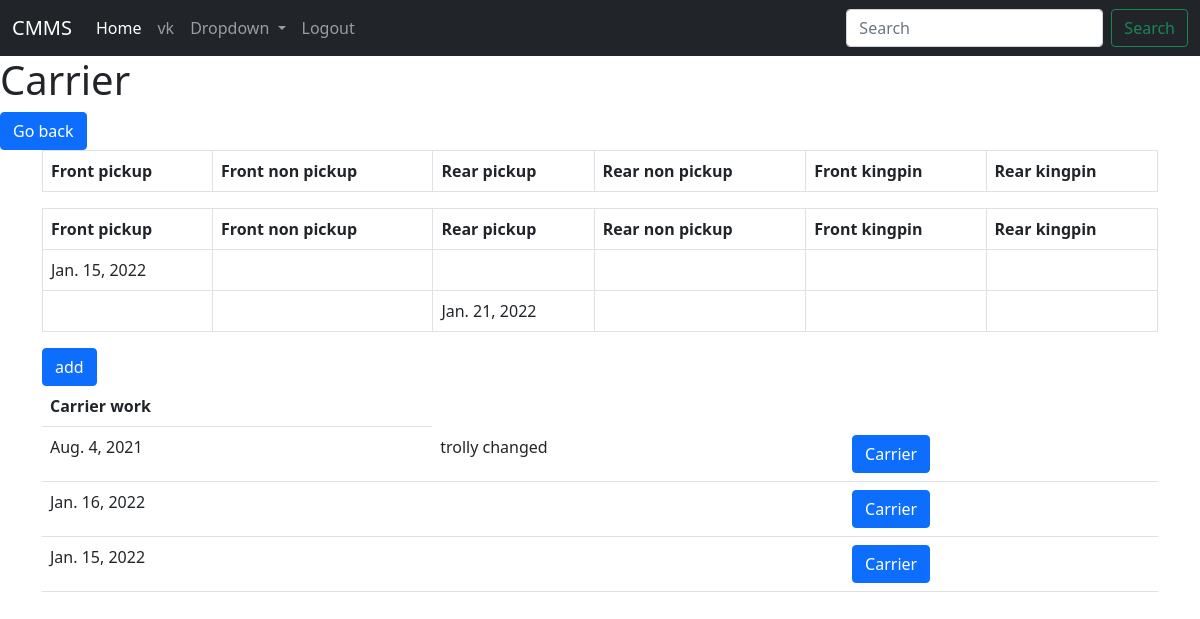
The app's page /history/list/1 (signed in) with its own data.
### history/models.py (models this page shows, shortened)
class Carrier(models.Model):
    carrier_num = models.ForeignKey(Carrier_number,default=1, on_delete=models.SET_DEFAULT)
    created = models.DateTimeField(auto_now_add=True)
    work_done = models.TextField(blank=True)
    changed_date = models.DateField()
    carrier_slug = models.SlugField(max_length=100, default=1 )
    front_pickup_trolly = models.DateField(null=True, blank=True)
    front_rear_trolly = models.DateField(null=True, blank=True)
    rear_pickup_trolly = models.DateField(null=True, blank=True)
    rear_nonpickup_trolly = models.DateField(null=True, blank=True)
    front_kingpin = models.DateField(null=True, blank=True)
    rear_kingpin = models.DateField(null=True, blank=True)

### history/views.py (the view, shortened to what this page needs)
# urls.py: path('list/<int:carrier_num>', CarrierView.as_view(), name='carrier'),
class CarrierView(ListView):
    model = Carrier
    template_name = 'carrier.html'
    context_object_name = 'carrier'
    def get_queryset(self):
        return Carrier.objects.filter(carrier_num=self.kwargs['carrier_num'])

### history/models.py (called while the page is built)
    def __str__(self):
        return str(self.carrier_num)

### history/templates/carrier.html
{% extends "main.html"%}
{% block content%}
<h1> Carrier {{carrier_num}} </h1>
<a class = "btn btn-primary" href="{{request.META.HTTP_REFERER}}">Go back</a>
<div class="container">
    {% for carrier in object_list %}
        {%if carrier.front_pickup_trolly != null or carrier.front_rear_trolly != null or carrier.rear_pickup_trolly != null or carrier.rear_rear_trolly != null or carrier.front_kingpin != null or carrier.rear_kingpin != null%}
    <table class="table table-bordered table-hover">
        <thead>
            <tr>
                <th scope="col">Front pickup</th>
                <th scope="col">Front non pickup</th>
                <th scope="col">Rear pickup</th>
                <th scope="col">Rear non pickup</th>
                <th scope="col">Front kingpin</th>
                <th scope="col">Rear kingpin</th>
            </tr>
        </thead>
        {%endif%}
        {%endfor%}
        <tbody>
            {% for carrier in object_list %}
                {%if carrier.front_pickup_trolly != null or carrier.front_rear_trolly != null or carrier.rear_pickup_trolly != null or carrier.rear_rear_trolly != null or carrier.front_kingpin != null or carrier.rear_kingpin != null%}
                    <tr>
                    <td>{%if carrier.front_pickup_trolly != null %}{{carrier.front_pickup_trolly}}{%endif %}</td>
                    <td>{% if carrier.front_rear_trolly != null %}{{carrier.front_rear_trolly}}{%endif%}</td>
                    <td>{%if carrier.rear_pickup_trolly != null%}{{carrier.rear_pickup_trolly}}{%endif%}</td>
                    <td>{%if carrier.rear_nonpickup_trolly != null%}{{carrier.rear_nonpickup_trolly}}{%endif%}</td>
                    <td>{%if carrier.front_kingpin != null%}{{carrier.front_kingpin}}{%endif%}</td>
                    <td>{%if carrier.rear_kingpin != null%}{{carrier.rear_kingpin}}{%endif%}</td>
                    </tr>
                    {% endif %}
            {% endfor%}
        </tbody>
    </table>
</div>
<div class="container">
<table class="table table-hover table-">
    <tr> <th scope="row">Carrier work</th>
    </tr>
    {% for carrier in object_list %}
    {% if carrier.work_done != blank %}
    <tr class="">
        <td>
            {{carrier.changed_date}}</td>
            <td>{{carrier.work_done}}</td>
            <td> <a class="btn btn-primary" href=""> Carrier </a> </td>
    </tr>{%endif%}
    {% if forloop.counter == 1  %}
    <a class="btn btn-primary" href="{% url 'addcarrier' carrier.carrier_num %}"> add </a>
    {% endif %}
    {% endfor %}
</table>
</div>
{% endblock %}

### history/templates/main.html (shortened to what this page needs)
<!doctype html>
<html lang="en">
  <head>
    <link href="https://cdn.jsdelivr.net/npm/bootstrap@5.0.0-beta3/dist/css/bootstrap.min.css" rel="stylesheet">
  </head>
  <nav class="navbar navbar-expand-lg navbar-dark bg-dark  ">
    <div class="container-fluid">
      <a class="navbar-brand " href="#">CMMS</a>
      <div class="collapse navbar-collapse" id="navbarSupportedContent">
        <ul class="navbar-nav me-auto mb-1 mb-lg-0 ">
          <li class="nav-item">
            <a class="nav-link active " aria-current="page" href="{% url 'task'%}">Home</a>
          </li>
          <li class="nav-item">
            <a class="nav-link " href="#">{{request.user}}</a>
          </li>
          <li class="nav-item dropdown">
            <a class="nav-link dropdown-toggle " href="#" id="navbarDropdown" role="button" data-bs-toggle="dropdown" aria-expanded="false">
              Dropdown
            </a>
          </li>
          <li class="nav-item">
            <a class="nav-link  " href="{% url 'logout'%}" tabindex="-1" aria-disabled="true">Logout</a>
          </li>
        </ul>
        <form class="d-flex">
          <input class="form-control me-2" type="search" placeholder="Search" aria-label="Search">
          <button class="btn btn-outline-success d-lg-inline-block   " type="submit">Search</button>
        </form>
      </div>
    </div>
  </nav>
  <body>
    <div>
        {%block content %}
        {%endblock content %}
    </div>
  </body>
</html>

### records on screen
Carrier: shows "Front pickup", front_pickup_trolly "Jan. 15, 2022", changed_date "Jan. 16, 2022"
Carrier: shows "Front pickup", rear_pickup_trolly "Jan. 21, 2022", changed_date "Jan. 15, 2022"
Carrier: changed_date "Aug. 4, 2021", work_done "trolly changed", shows "add"

### other values on screen
{{ request.user }} "vk"
